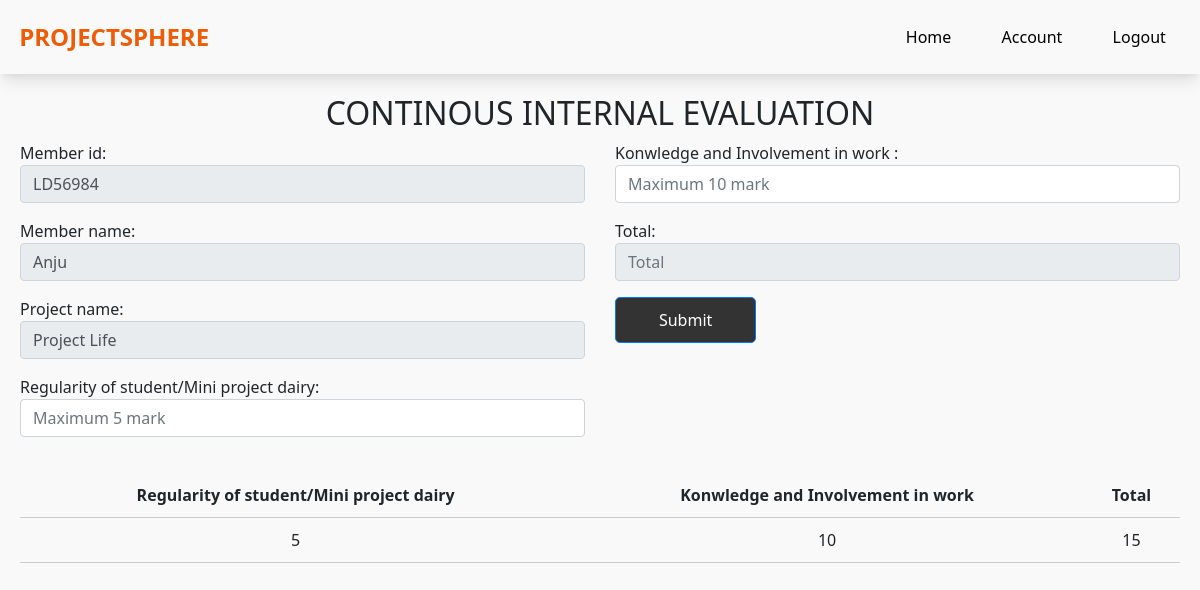
/review_guide/1/Anju/LD56984, run on the app's committed database.
### app/models.py (models this page shows)
class RegisterProject(models.Model):
	user = models.ForeignKey(User, on_delete=models.CASCADE)
	student = models.ForeignKey(StudentReg, on_delete=models.CASCADE)
	teamName = models.CharField(max_length=128)
	projectTitle = models.CharField(max_length=128)
	teamHeadName = models.CharField(max_length=128)
	teamHeadId = models.CharField(max_length=128)
	username = models.CharField(max_length=128)
	teamMember1 = models.CharField(max_length=128)
	teamMember2 = models.CharField(max_length=128)
	teamMember3 = models.CharField(max_length=128)
	teamMember1Id = models.CharField(max_length=128)
	teamMember2Id = models.CharField(max_length=128)
	teamMember3Id = models.CharField(max_length=128)
	assign = models.CharField(max_length=128,null=True)
	guide = models.ForeignKey(GuideReg, on_delete=models.CASCADE,null=True)

class GuideMark(models.Model):
	reg_std_mini_pro=models.IntegerField()
	know_invol_work=models.IntegerField()
	total=models.IntegerField()
	project = models.ForeignKey(RegisterProject, on_delete=models.CASCADE)
	projectTitle = models.CharField(max_length=128)
	Name = models.CharField(max_length=128)
	memberId = models.CharField(max_length=128)

### app/views.py (the view, shortened to what this page needs)
# urls.py: path('review_guide/<str:pk>/<str:pk1>/<str:pk2>',views.review_guide,name='review_guide'),
def review_guide(request,pk,pk1,pk2):
    hi = RegisterProject.objects.get(id = pk)
    tab_val = GuideMark.objects.filter(memberId = pk2)
    context = {
        'key':hi,
        'member_name':pk1,
        'member_id':pk2,
        'tab_val':tab_val
    }
    return render(request,'coordinator/review_guide.html',context)

### app/templates/coordinator/review_guide.html (shortened to what this page needs)
{% load static %}
<!DOCTYPE html>
<html lang="en">
<head>
    <link rel="stylesheet" href="https://stackpath.bootstrapcdn.com/bootstrap/4.5.2/css/bootstrap.min.css">
    <link rel="stylesheet" href="{% static 'css/home.css' %}">
</head>
<body>
    <nav class="navbar">
        <div class="logo">
            <a href="#">PROJECTSPHERE</a>
        </div>
        <ul class="nav-links">
            <li><a href="coordinator_home">Home</a></li>
            <li><a href="#">Account</a></li>
            <li><a href="logout_view">Logout</a></li>
        </ul>
    </nav>
    <div class="container">
        <form action="" method="post">
            <h2 class="text-center">CONTINOUS INTERNAL EVALUATION</h2>
            <div class="row">
                <div class="col-md-6">
                    <div class="form-group">
                        Member id: <input type="text" class="form-control" name="member_id" value="{{member_id}}" disabled required>
                    </div>
                    <div class="form-group">
                        Member name: <input type="text" class="form-control" name="member_name" value="{{member_name}}" disabled required>
                    </div>
                    <div class="form-group">
                        Project name: <input type="text" class="form-control" name="project_name" value="{{key.projectTitle}}" disabled required>
                    </div>
                    <div class="form-group">
                        Regularity of student/Mini project dairy:  <input type="number" class="form-control" id="reg_std_mini_pro" name="reg_std_mini_pro" placeholder="Maximum 5 mark" required>
                    </div>
                </div>
                 <div class="col-md-6">
                    <div class="form-group">
                        Konwledge and Involvement in work :  <input type="number" class="form-control" id="know_invol_work" name="know_invol_work" placeholder="Maximum 10 mark" required>
                    </div>
                    <div class="form-group">
                        Total: <input type="number" class="form-control" name="total" id="total" placeholder="Total" required readonly>
                    </div>
                    <div class="form-group" >
                        <input type="submit" class="btn btn-primary col-3" value="Submit">
                   </div>
                </div>
            </div>
        </form>
        <table>
            <tr>
                <th>Regularity of student/Mini project dairy</th>
                <th>Konwledge and Involvement in work</th>
                <th>Total</th>
            </tr>
            {% for i in tab_val%}
            <tr>
                <td>{{i.reg_std_mini_pro}}</td>
                <td>{{i.know_invol_work}}</td>
                <td>{{i.total}}</td>
            </tr>
            {% endfor %}
        </table>
    </div>
</body>
</html>

### app/static/css/home.css (style rules this page uses)
body { margin: 0; font-family: Arial, sans-serif; }
a { text-decoration: none; color: #fff; }
.navbar { display: flex; justify-content: space-between; align-items: center; color: black; padding: 1.2rem; box-shadow: rgba(0, 0, 0, 0.1) 0px 10px 15px -3px, rgba(0, 0, 0, 0.05) 0px 4px 6px -2px; }
.navbar .logo a { color: #ef5c07; text-decoration: none; font-size: 1.5rem; font-weight: bold; }
.nav-links { list-style-type: none; margin: 0; padding: 0; display: flex; gap: 2.2rem; }
.nav-links li { margin-right: 15px; }
.nav-links li a { color: black; text-decoration: none; transition: color 0.3s ease; }
body { margin: 0; font-family: Arial, sans-serif; background-color: #f9f9f9; }
.btn { display: inline-block; padding: 10px 20px; background-color: #333; color: #fff; text-decoration: none; border-radius: 5px; transition: background-color 0.3s ease; }
body { margin: 0; font-family: 'Segoe UI', sans-serif; background-color: #f9f9f9; }
.container { max-width: 1200px; margin: 20px auto; padding: 0 20px; }

### app/templates/coordinator/review_guide.html (style rules this page uses)
body { font-family: Arial, sans-serif; margin: 0; padding: 0; }
.container { max-width: 800px; margin: 50px auto; }
table { width: 100%; border-collapse: collapse; margin-top: 20px; }
th, td { padding: 10px; text-align: center; border-bottom: 1px solid #ccc; }
th { font-weight: bold; }
body { margin: 0; font-family: Arial, sans-serif; }
a { text-decoration: none; color: #fff; }
.navbar { display: flex; justify-content: space-between; align-items: center; color: black; padding: 1.2rem; box-shadow: rgba(0, 0, 0, 0.1) 0px 10px 15px -3px, rgba(0, 0, 0, 0.05) 0px 4px 6px -2px; }
.navbar .logo a { color: #ef5c07; text-decoration: none; font-size: 1.5rem; font-weight: bold; }
.nav-links { list-style-type: none; margin: 0; padding: 0; display: flex; gap: 2.2rem; }
.nav-links li { margin-right: 15px; }
.nav-links li a { color: black; text-decoration: none; transition: color 0.3s ease; }
body { margin: 0; font-family: Arial, sans-serif; background-color: #f9f9f9; }
.btn { display: inline-block; padding: 10px 20px; background-color: #333; color: #fff; text-decoration: none; border-radius: 5px; transition: background-color 0.3s ease; }
body { margin: 0; font-family: 'Segoe UI', sans-serif; background-color: #f9f9f9; }
.container { max-width: 1200px; margin: 20px auto; padding: 0 20px; }

### data on the page
RegisterProject: project_name "Project Life"
GuideMark: reg_std_mini_pro "5", know_invol_work "10", total "15"
